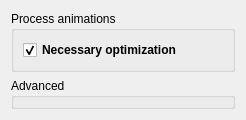
      <widget class="QWidget" name="AnimationsTab">
       <attribute name="title">
        <string>Animations</string>
       </attribute>
       <layout class="QVBoxLayout" name="verticalLayout_5">
        <item>
         <widget class="QGroupBox" name="animationsGroupBox">
          <property name="enabled">
           <bool>true</bool>
          </property>
          <property name="sizePolicy">
           <sizepolicy hsizetype="Expanding" vsizetype="Fixed">
            <horstretch>0</horstretch>
            <verstretch>0</verstretch>
           </sizepolicy>
          </property>
          <property name="title">
           <string>Process animations</string>
          </property>
          <property name="flat">
           <bool>true</bool>
          </property>
          <property name="checkable">
           <bool>false</bool>
          </property>
          <layout class="QHBoxLayout" name="horizontalLayout_4">
           <item>
            <widget class="QCheckBox" name="animationsNecessaryOptimizationCheckBox">
             <property name="enabled">
              <bool>true</bool>
             </property>
             <property name="sizePolicy">
              <sizepolicy hsizetype="Expanding" vsizetype="Expanding">
               <horstretch>0</horstretch>
               <verstretch>0</verstretch>
              </sizepolicy>
             </property>
             <property name="minimumSize">
              <size>
               <width>200</width>
               <height>0</height>
              </size>
             </property>
             <property name="font">
              <font>
               <bold>true</bold>
               <kerning>true</kerning>
              </font>
             </property>
             <property name="cursor">
              <cursorShape>WhatsThisCursor</cursorShape>
             </property>
             <property name="focusPolicy">
              <enum>Qt::NoFocus</enum>
             </property>
             <property name="toolTip">
              <string>&lt;html&gt;&lt;head/&gt;&lt;body&gt;&lt;p&gt;Converts animations to the appropriate format. If an animation is already compatible, no change will be made.&lt;/p&gt;&lt;/body&gt;&lt;/html&gt;</string>
             </property>
             <property name="locale">
              <locale language="English" country="UnitedKingdom"/>
             </property>
             <property name="text">
              <string>Necessary optimization</string>
             </property>
             <property name="checkable">
              <bool>true</bool>
             </property>
             <property name="checked">
              <bool>true</bool>
             </property>
             <property name="autoExclusive">
              <bool>false</bool>
             </property>
            </widget>
           </item>
          </layout>
         </widget>
        </item>
        <item>
         <widget class="QGroupBox" name="animationsAdvancedGroupBox">
          <property name="title">
           <string>Advanced</string>
          </property>
         </widget>
        </item>
       </layout>
      </widget>
